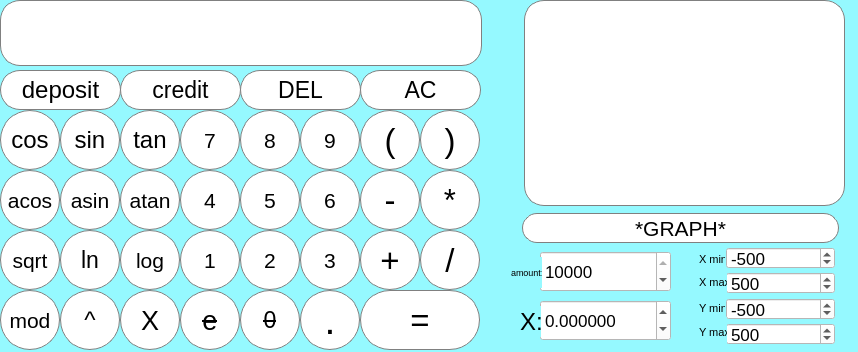
<?xml version="1.0" encoding="UTF-8"?>
<ui version="4.0">
 <class>MainWindow</class>
 <widget class="QMainWindow" name="MainWindow">
  <property name="enabled">
   <bool>true</bool>
  </property>
  <property name="geometry">
   <rect>
    <x>0</x>
    <y>0</y>
    <width>858</width>
    <height>352</height>
   </rect>
  </property>
  <property name="font">
   <font>
    <pointsize>13</pointsize>
   </font>
  </property>
  <property name="windowTitle">
   <string>MainWindow</string>
  </property>
  <widget class="QWidget" name="centralwidget">
   <property name="styleSheet">
    <string notr="true">QWidget{
  background-color: rgb(149, 249, 255);
}</string>
   </property>
   <widget class="QPushButton" name="pushButton">
    <property name="geometry">
     <rect>
      <x>0</x>
      <y>110</y>
      <width>60</width>
      <height>60</height>
     </rect>
    </property>
    <property name="font">
     <font>
      <pointsize>18</pointsize>
     </font>
    </property>
    <property name="styleSheet">
     <string notr="true">QPushButton {
  background-color: white;
  color: black; 
  border: 1px solid gray;
  border-radius: 30px;
}

QPushButton:pressed {
    background-color: qlineargradient(x1: 0, y1: 0, x2: 0, y2: 1,
                                      stop: 0 #FF7832, stop: 1 #FF9739);
}
</string>
    </property>
    <property name="text">
     <string>cos</string>
    </property>
    <attribute name="buttonGroup">
     <string notr="true">buttonGroup</string>
    </attribute>
   </widget>
   <widget class="QPushButton" name="pushButton_2">
    <property name="geometry">
     <rect>
      <x>0</x>
      <y>170</y>
      <width>60</width>
      <height>60</height>
     </rect>
    </property>
    <property name="font">
     <font>
      <pointsize>16</pointsize>
     </font>
    </property>
    <property name="styleSheet">
     <string notr="true">QPushButton {
  background-color: white;
  color: black; 
  border: 1px solid gray;
  border-radius: 30px;
}

QPushButton:pressed {
    background-color: qlineargradient(x1: 0, y1: 0, x2: 0, y2: 1,
                                      stop: 0 #FF7832, stop: 1 #FF9739);
}
</string>
    </property>
    <property name="text">
     <string>acos</string>
    </property>
    <attribute name="buttonGroup">
     <string notr="true">buttonGroup</string>
    </attribute>
   </widget>
   <widget class="QPushButton" name="pushButton_3">
    <property name="geometry">
     <rect>
      <x>0</x>
      <y>230</y>
      <width>60</width>
      <height>60</height>
     </rect>
    </property>
    <property name="font">
     <font>
      <pointsize>16</pointsize>
     </font>
    </property>
    <property name="styleSheet">
     <string notr="true">QPushButton {
  background-color: white;
  color: black; 
  border: 1px solid gray;
  border-radius: 30px;
}

QPushButton:pressed {
    background-color: qlineargradient(x1: 0, y1: 0, x2: 0, y2: 1,
                                      stop: 0 #FF7832, stop: 1 #FF9739);
}
</string>
    </property>
    <property name="text">
     <string>sqrt</string>
    </property>
    <attribute name="buttonGroup">
     <string notr="true">buttonGroup</string>
    </attribute>
   </widget>
   <widget class="QPushButton" name="pushButton_4">
    <property name="geometry">
     <rect>
      <x>0</x>
      <y>290</y>
      <width>60</width>
      <height>60</height>
     </rect>
    </property>
    <property name="font">
     <font>
      <pointsize>16</pointsize>
     </font>
    </property>
    <property name="styleSheet">
     <string notr="true">QPushButton {
  background-color: white;
  color: black; 
  border: 1px solid gray;
  border-radius: 30px;
}

QPushButton:pressed {
    background-color: qlineargradient(x1: 0, y1: 0, x2: 0, y2: 1,
                                      stop: 0 #FF7832, stop: 1 #FF9739);
}
</string>
    </property>
    <property name="text">
     <string>mod</string>
    </property>
    <attribute name="buttonGroup">
     <string notr="true">buttonGroup</string>
    </attribute>
   </widget>
   <widget class="QPushButton" name="pushButton_5">
    <property name="geometry">
     <rect>
      <x>60</x>
      <y>110</y>
      <width>60</width>
      <height>60</height>
     </rect>
    </property>
    <property name="font">
     <font>
      <pointsize>18</pointsize>
     </font>
    </property>
    <property name="styleSheet">
     <string notr="true">QPushButton {
  background-color: white;
  color: black; 
  border: 1px solid gray;
  border-radius: 30px;
}

QPushButton:pressed {
    background-color: qlineargradient(x1: 0, y1: 0, x2: 0, y2: 1,
                                      stop: 0 #FF7832, stop: 1 #FF9739);
}
</string>
    </property>
    <property name="text">
     <string>sin</string>
    </property>
    <attribute name="buttonGroup">
     <string notr="true">buttonGroup</string>
    </attribute>
   </widget>
   <widget class="QPushButton" name="pushButton_6">
    <property name="geometry">
     <rect>
      <x>60</x>
      <y>230</y>
      <width>60</width>
      <height>60</height>
     </rect>
    </property>
    <property name="font">
     <font>
      <pointsize>17</pointsize>
     </font>
    </property>
    <property name="styleSheet">
     <string notr="true">QPushButton {
  background-color: white;
  color: black; 
  border: 1px solid gray;
  border-radius: 30px;
}

QPushButton:pressed {
    background-color: qlineargradient(x1: 0, y1: 0, x2: 0, y2: 1,
                                      stop: 0 #FF7832, stop: 1 #FF9739);
}
</string>
    </property>
    <property name="text">
     <string>ln</string>
    </property>
    <attribute name="buttonGroup">
     <string notr="true">buttonGroup</string>
    </attribute>
   </widget>
   <widget class="QPushButton" name="pushButton_7">
    <property name="geometry">
     <rect>
      <x>60</x>
      <y>290</y>
      <width>60</width>
      <height>60</height>
     </rect>
    </property>
    <property name="font">
     <font>
      <pointsize>18</pointsize>
     </font>
    </property>
    <property name="styleSheet">
     <string notr="true">QPushButton {
  background-color: white;
  color: black; 
  border: 1px solid gray;
  border-radius: 30px;
}

QPushButton:pressed {
    background-color: qlineargradient(x1: 0, y1: 0, x2: 0, y2: 1,
                                      stop: 0 #FF7832, stop: 1 #FF9739);
}
</string>
    </property>
    <property name="text">
     <string>^</string>
    </property>
    <attribute name="buttonGroup">
     <string notr="true">buttonGroup</string>
    </attribute>
   </widget>
   <widget class="QPushButton" name="pushButton_8">
    <property name="geometry">
     <rect>
      <x>60</x>
      <y>170</y>
      <width>60</width>
      <height>60</height>
     </rect>
    </property>
    <property name="font">
     <font>
      <pointsize>16</pointsize>
     </font>
    </property>
    <property name="styleSheet">
     <string notr="true">QPushButton {
  background-color: white;
  color: black; 
  border: 1px solid gray;
  border-radius: 30px;
}

QPushButton:pressed {
    background-color: qlineargradient(x1: 0, y1: 0, x2: 0, y2: 1,
                                      stop: 0 #FF7832, stop: 1 #FF9739);
}
</string>
    </property>
    <property name="text">
     <string>asin</string>
    </property>
    <attribute name="buttonGroup">
     <string notr="true">buttonGroup</string>
    </attribute>
   </widget>
   <widget class="QPushButton" name="pushButton_9">
    <property name="geometry">
     <rect>
      <x>120</x>
      <y>110</y>
      <width>60</width>
      <height>60</height>
     </rect>
    </property>
    <property name="font">
     <font>
      <pointsize>18</pointsize>
     </font>
    </property>
    <property name="styleSheet">
     <string notr="true">QPushButton {
  background-color: white;
  color: black; 
  border: 1px solid gray;
  border-radius: 30px;
}

QPushButton:pressed {
    background-color: qlineargradient(x1: 0, y1: 0, x2: 0, y2: 1,
                                      stop: 0 #FF7832, stop: 1 #FF9739);
}
</string>
    </property>
    <property name="text">
     <string>tan</string>
    </property>
    <attribute name="buttonGroup">
     <string notr="true">buttonGroup</string>
    </attribute>
   </widget>
   <widget class="QPushButton" name="pushButton_10">
    <property name="geometry">
     <rect>
      <x>120</x>
      <y>290</y>
      <width>60</width>
      <height>60</height>
     </rect>
    </property>
    <property name="font">
     <font>
      <pointsize>20</pointsize>
      <kerning>true</kerning>
     </font>
    </property>
    <property name="styleSheet">
     <string notr="true">QPushButton {
  background-color: white;
  color: black; 
  border: 1px solid gray;
  border-radius: 30px;
}

QPushButton:pressed {
    background-color: qlineargradient(x1: 0, y1: 0, x2: 0, y2: 1,
                                      stop: 0 #FF7832, stop: 1 #FF9739);
}
</string>
    </property>
    <property name="text">
     <string>X</string>
    </property>
    <attribute name="buttonGroup">
     <string notr="true">buttonGroup</string>
    </attribute>
   </widget>
   <widget class="QPushButton" name="pushButton_11">
    <property name="geometry">
     <rect>
      <x>120</x>
      <y>230</y>
      <width>60</width>
      <height>60</height>
     </rect>
    </property>
    <property name="font">
     <font>
      <pointsize>16</pointsize>
     </font>
    </property>
    <property name="styleSheet">
     <string notr="true">QPushButton {
  background-color: white;
  color: black; 
  border: 1px solid gray;
  border-radius: 30px;
}

QPushButton:pressed {
    background-color: qlineargradient(x1: 0, y1: 0, x2: 0, y2: 1,
                                      stop: 0 #FF7832, stop: 1 #FF9739);
}
</string>
    </property>
    <property name="text">
     <string>log</string>
    </property>
    <attribute name="buttonGroup">
     <string notr="true">buttonGroup</string>
    </attribute>
   </widget>
   <widget class="QPushButton" name="pushButton_12">
    <property name="geometry">
     <rect>
      <x>120</x>
      <y>170</y>
      <width>60</width>
      <height>60</height>
     </rect>
    </property>
    <property name="font">
     <font>
      <pointsize>16</pointsize>
     </font>
    </property>
    <property name="styleSheet">
     <string notr="true">QPushButton {
  background-color: white;
  color: black; 
  border: 1px solid gray;
  border-radius: 30px;
}

QPushButton:pressed {
    background-color: qlineargradient(x1: 0, y1: 0, x2: 0, y2: 1,
                                      stop: 0 #FF7832, stop: 1 #FF9739);
}
</string>
    </property>
    <property name="text">
     <string>atan</string>
    </property>
    <attribute name="buttonGroup">
     <string notr="true">buttonGroup</string>
    </attribute>
   </widget>
   <widget class="QPushButton" name="pushButton_13">
    <property name="geometry">
     <rect>
      <x>180</x>
      <y>110</y>
      <width>60</width>
      <height>60</height>
     </rect>
    </property>
    <property name="font">
     <font>
      <pointsize>16</pointsize>
     </font>
    </property>
    <property name="styleSheet">
     <string notr="true">QPushButton {
  background-color: white;
  color: black; 
  border: 1px solid gray;
  border-radius: 30px;
}

QPushButton:pressed {
    background-color: qlineargradient(x1: 0, y1: 0, x2: 0, y2: 1,
                                      stop: 0 #FF7832, stop: 1 #FF9739);
}
</string>
    </property>
    <property name="text">
     <string>7</string>
    </property>
    <attribute name="buttonGroup">
     <string notr="true">buttonGroup</string>
    </attribute>
   </widget>
   <widget class="QPushButton" name="pushButton_14">
    <property name="geometry">
     <rect>
      <x>240</x>
      <y>290</y>
      <width>60</width>
      <height>60</height>
     </rect>
    </property>
    <property name="font">
     <font>
      <pointsize>17</pointsize>
      <italic>false</italic>
      <bold>false</bold>
      <strikeout>true</strikeout>
     </font>
    </property>
    <property name="styleSheet">
     <string notr="true">QPushButton {
  background-color: white;
  color: black; 
  border: 1px solid gray;
  border-radius: 30px;
}

QPushButton:pressed {
    background-color: qlineargradient(x1: 0, y1: 0, x2: 0, y2: 1,
                                      stop: 0 #FF7832, stop: 1 #FF9739);
}
</string>
    </property>
    <property name="text">
     <string>0</string>
    </property>
    <attribute name="buttonGroup">
     <string notr="true">buttonGroup</string>
    </attribute>
   </widget>
   <widget class="QPushButton" name="pushButton_15">
    <property name="geometry">
     <rect>
      <x>180</x>
      <y>170</y>
      <width>60</width>
      <height>60</height>
     </rect>
    </property>
    <property name="font">
     <font>
      <pointsize>16</pointsize>
     </font>
    </property>
    <property name="styleSheet">
     <string notr="true">QPushButton {
  background-color: white;
  color: black; 
  border: 1px solid gray;
  border-radius: 30px;
}

QPushButton:pressed {
    background-color: qlineargradient(x1: 0, y1: 0, x2: 0, y2: 1,
                                      stop: 0 #FF7832, stop: 1 #FF9739);
}
</string>
    </property>
    <property name="text">
     <string>4</string>
    </property>
    <attribute name="buttonGroup">
     <string notr="true">buttonGroup</string>
    </attribute>
   </widget>
   <widget class="QPushButton" name="pushButton_16">
    <property name="geometry">
     <rect>
      <x>180</x>
      <y>230</y>
      <width>60</width>
      <height>60</height>
     </rect>
    </property>
    <property name="font">
     <font>
      <pointsize>16</pointsize>
      <strikeout>false</strikeout>
     </font>
    </property>
    <property name="styleSheet">
     <string notr="true">QPushButton {
  background-color: white;
  color: black; 
  border: 1px solid gray;
  border-radius: 30px;
}

QPushButton:pressed {
    background-color: qlineargradient(x1: 0, y1: 0, x2: 0, y2: 1,
                                      stop: 0 #FF7832, stop: 1 #FF9739);
}
</string>
    </property>
    <property name="text">
     <string>1</string>
    </property>
    <attribute name="buttonGroup">
     <string notr="true">buttonGroup</string>
    </attribute>
   </widget>
   <widget class="QPushButton" name="pushButton_17">
    <property name="geometry">
     <rect>
      <x>240</x>
      <y>110</y>
      <width>60</width>
      <height>60</height>
     </rect>
    </property>
    <property name="font">
     <font>
      <pointsize>16</pointsize>
     </font>
    </property>
    <property name="styleSheet">
     <string notr="true">QPushButton {
  background-color: white;
  color: black; 
  border: 1px solid gray;
  border-radius: 30px;
}

QPushButton:pressed {
    background-color: qlineargradient(x1: 0, y1: 0, x2: 0, y2: 1,
                                      stop: 0 #FF7832, stop: 1 #FF9739);
}
</string>
    </property>
    <property name="text">
     <string>8</string>
    </property>
    <attribute name="buttonGroup">
     <string notr="true">buttonGroup</string>
    </attribute>
   </widget>
   <widget class="QPushButton" name="pushButton_18">
    <property name="geometry">
     <rect>
      <x>240</x>
      <y>230</y>
      <width>60</width>
      <height>60</height>
     </rect>
    </property>
    <property name="font">
     <font>
      <pointsize>16</pointsize>
     </font>
    </property>
    <property name="styleSheet">
     <string notr="true">QPushButton {
  background-color: white;
  color: black; 
  border: 1px solid gray;
  border-radius: 30px;
}

QPushButton:pressed {
    background-color: qlineargradient(x1: 0, y1: 0, x2: 0, y2: 1,
                                      stop: 0 #FF7832, stop: 1 #FF9739);
}
</string>
    </property>
    <property name="text">
     <string>2</string>
    </property>
    <attribute name="buttonGroup">
     <string notr="true">buttonGroup</string>
    </attribute>
   </widget>
   <widget class="QPushButton" name="pushButton_20">
    <property name="geometry">
     <rect>
      <x>240</x>
      <y>170</y>
      <width>60</width>
      <height>60</height>
     </rect>
    </property>
    <property name="font">
     <font>
      <pointsize>16</pointsize>
     </font>
    </property>
    <property name="styleSheet">
     <string notr="true">QPushButton {
  background-color: white;
  color: black; 
  border: 1px solid gray;
  border-radius: 30px;
}

QPushButton:pressed {
    background-color: qlineargradient(x1: 0, y1: 0, x2: 0, y2: 1,
                                      stop: 0 #FF7832, stop: 1 #FF9739);
}
</string>
    </property>
    <property name="text">
     <string>5</string>
    </property>
    <attribute name="buttonGroup">
     <string notr="true">buttonGroup</string>
    </attribute>
   </widget>
   <widget class="QPushButton" name="pushButton_21">
    <property name="geometry">
     <rect>
      <x>300</x>
      <y>110</y>
      <width>60</width>
      <height>60</height>
     </rect>
    </property>
    <property name="font">
     <font>
      <pointsize>16</pointsize>
     </font>
    </property>
    <property name="styleSheet">
     <string notr="true">QPushButton {
  background-color: white;
  color: black; 
  border: 1px solid gray;
  border-radius: 30px;
}

QPushButton:pressed {
    background-color: qlineargradient(x1: 0, y1: 0, x2: 0, y2: 1,
                                      stop: 0 #FF7832, stop: 1 #FF9739);
}
</string>
    </property>
    <property name="text">
     <string>9</string>
    </property>
    <attribute name="buttonGroup">
     <string notr="true">buttonGroup</string>
    </attribute>
   </widget>
   <widget class="QPushButton" name="pushButton_22">
    <property name="geometry">
     <rect>
      <x>300</x>
      <y>170</y>
      <width>60</width>
      <height>60</height>
     </rect>
    </property>
    <property name="font">
     <font>
      <pointsize>16</pointsize>
     </font>
    </property>
    <property name="styleSheet">
     <string notr="true">QPushButton {
  background-color: white;
  color: black; 
  border: 1px solid gray;
  border-radius: 30px;
}

QPushButton:pressed {
    background-color: qlineargradient(x1: 0, y1: 0, x2: 0, y2: 1,
                                      stop: 0 #FF7832, stop: 1 #FF9739);
}
</string>
    </property>
    <property name="text">
     <string>6</string>
    </property>
    <attribute name="buttonGroup">
     <string notr="true">buttonGroup</string>
    </attribute>
   </widget>
   <widget class="QPushButton" name="pushButton_24">
    <property name="geometry">
     <rect>
      <x>300</x>
      <y>230</y>
      <width>60</width>
      <height>60</height>
     </rect>
    </property>
    <property name="font">
     <font>
      <pointsize>16</pointsize>
     </font>
    </property>
    <property name="styleSheet">
     <string notr="true">QPushButton {
  background-color: white;
  color: black; 
  border: 1px solid gray;
  border-radius: 30px;
}

QPushButton:pressed {
    background-color: qlineargradient(x1: 0, y1: 0, x2: 0, y2: 1,
                                      stop: 0 #FF7832, stop: 1 #FF9739);
}
</string>
    </property>
    <property name="text">
     <string>3</string>
    </property>
    <attribute name="buttonGroup">
     <string notr="true">buttonGroup</string>
    </attribute>
   </widget>
   <widget class="QPushButton" name="pushButton_25">
    <property name="geometry">
     <rect>
      <x>420</x>
      <y>230</y>
      <width>60</width>
      <height>60</height>
     </rect>
    </property>
    <property name="font">
     <font>
      <pointsize>25</pointsize>
     </font>
    </property>
    <property name="styleSheet">
     <string notr="true">QPushButton {
  background-color: white;
  color: black; 
  border: 1px solid gray;
  border-radius: 30px;
}

QPushButton:pressed {
    background-color: qlineargradient(x1: 0, y1: 0, x2: 0, y2: 1,
                                      stop: 0 #FF7832, stop: 1 #FF9739);
}
</string>
    </property>
    <property name="text">
     <string>/</string>
    </property>
    <attribute name="buttonGroup">
     <string notr="true">buttonGroup</string>
    </attribute>
   </widget>
   <widget class="QPushButton" name="pushButton_26">
    <property name="geometry">
     <rect>
      <x>360</x>
      <y>230</y>
      <width>60</width>
      <height>60</height>
     </rect>
    </property>
    <property name="font">
     <font>
      <pointsize>25</pointsize>
     </font>
    </property>
    <property name="styleSheet">
     <string notr="true">QPushButton {
  background-color: white;
  color: black; 
  border: 1px solid gray;
  border-radius: 30px;
}

QPushButton:pressed {
    background-color: qlineargradient(x1: 0, y1: 0, x2: 0, y2: 1,
                                      stop: 0 #FF7832, stop: 1 #FF9739);
}
</string>
    </property>
    <property name="text">
     <string>+</string>
    </property>
    <attribute name="buttonGroup">
     <string notr="true">buttonGroup</string>
    </attribute>
   </widget>
   <widget class="QPushButton" name="pushButton_27">
    <property name="geometry">
     <rect>
      <x>420</x>
      <y>170</y>
      <width>60</width>
      <height>60</height>
     </rect>
    </property>
    <property name="font">
     <font>
      <pointsize>23</pointsize>
     </font>
    </property>
    <property name="styleSheet">
     <string notr="true">QPushButton {
  background-color: white;
  color: black; 
  border: 1px solid gray;
  border-radius: 30px;
}

QPushButton:pressed {
    background-color: qlineargradient(x1: 0, y1: 0, x2: 0, y2: 1,
                                      stop: 0 #FF7832, stop: 1 #FF9739);
}
</string>
    </property>
    <property name="text">
     <string>*</string>
    </property>
    <attribute name="buttonGroup">
     <string notr="true">buttonGroup</string>
    </attribute>
   </widget>
   <widget class="QPushButton" name="pushButton_28">
    <property name="geometry">
     <rect>
      <x>360</x>
      <y>170</y>
      <width>60</width>
      <height>60</height>
     </rect>
    </property>
    <property name="font">
     <font>
      <pointsize>25</pointsize>
     </font>
    </property>
    <property name="styleSheet">
     <string notr="true">QPushButton {
  background-color: white;
  color: black; 
  border: 1px solid gray;
  border-radius: 30px;
}

QPushButton:pressed {
    background-color: qlineargradient(x1: 0, y1: 0, x2: 0, y2: 1,
                                      stop: 0 #FF7832, stop: 1 #FF9739);
}
</string>
    </property>
    <property name="text">
     <string>-</string>
    </property>
    <attribute name="buttonGroup">
     <string notr="true">buttonGroup</string>
    </attribute>
   </widget>
   <widget class="QPushButton" name="pushButton_30">
    <property name="geometry">
     <rect>
      <x>360</x>
      <y>110</y>
      <width>60</width>
      <height>60</height>
     </rect>
    </property>
    <property name="font">
     <font>
      <pointsize>25</pointsize>
     </font>
    </property>
    <property name="styleSheet">
     <string notr="true">QPushButton {
  background-color: white;
  color: black; 
  border: 1px solid gray;
  border-radius: 30px;
}

QPushButton:pressed {
    background-color: qlineargradient(x1: 0, y1: 0, x2: 0, y2: 1,
                                      stop: 0 #FF7832, stop: 1 #FF9739);
}
</string>
    </property>
    <property name="text">
     <string>(</string>
    </property>
    <attribute name="buttonGroup">
     <string notr="true">buttonGroup</string>
    </attribute>
   </widget>
   <widget class="QPushButton" name="pushButton_31">
    <property name="geometry">
     <rect>
      <x>420</x>
      <y>110</y>
      <width>60</width>
      <height>60</height>
     </rect>
    </property>
    <property name="font">
     <font>
      <pointsize>25</pointsize>
     </font>
    </property>
    <property name="styleSheet">
     <string notr="true">QPushButton {
  background-color: white;
  color: black; 
  border: 1px solid gray;
  border-radius: 30px;
}

QPushButton:pressed {
    background-color: qlineargradient(x1: 0, y1: 0, x2: 0, y2: 1,
                                      stop: 0 #FF7832, stop: 1 #FF9739);
}
</string>
    </property>
    <property name="text">
     <string>)</string>
    </property>
    <attribute name="buttonGroup">
     <string notr="true">buttonGroup</string>
    </attribute>
   </widget>
   <widget class="QPushButton" name="enter_but">
    <property name="geometry">
     <rect>
      <x>360</x>
      <y>290</y>
      <width>120</width>
      <height>60</height>
     </rect>
    </property>
    <property name="font">
     <font>
      <pointsize>25</pointsize>
     </font>
    </property>
    <property name="styleSheet">
     <string notr="true">QPushButton {
  background-color: white;
  color: black; 
  border: 1px solid gray;
  border-radius: 30px;
}

QPushButton:pressed {
    background-color: qlineargradient(x1: 0, y1: 0, x2: 0, y2: 1,
                                      stop: 0 #FF7832, stop: 1 #FF9739);
}
</string>
    </property>
    <property name="text">
     <string>=</string>
    </property>
   </widget>
   <widget class="QLineEdit" name="main_line">
    <property name="geometry">
     <rect>
      <x>0</x>
      <y>0</y>
      <width>482</width>
      <height>66</height>
     </rect>
    </property>
    <property name="font">
     <font>
      <pointsize>20</pointsize>
     </font>
    </property>
    <property name="styleSheet">
     <string notr="true">QLineEdit {
	qproperty-alignment: 'AlignVCenter | AlignLeft';
	color: black;
	background-color: white;
  	border: 1px solid gray;
  	border-radius: 20px;
}
</string>
    </property>
    <property name="alignment">
     <set>Qt::AlignRight|Qt::AlignTrailing|Qt::AlignVCenter</set>
    </property>
   </widget>
   <widget class="QPushButton" name="credit_but">
    <property name="geometry">
     <rect>
      <x>120</x>
      <y>70</y>
      <width>121</width>
      <height>40</height>
     </rect>
    </property>
    <property name="font">
     <font>
      <pointsize>17</pointsize>
     </font>
    </property>
    <property name="styleSheet">
     <string notr="true">QPushButton {
  background-color: white;
  color: black; 
  border: 1px solid gray;
  border-radius: 20px;
}

QPushButton:pressed {
    background-color: qlineargradient(x1: 0, y1: 0, x2: 0, y2: 1,
                                      stop: 0 #FF7832, stop: 1 #FF9739);
}
</string>
    </property>
    <property name="text">
     <string>credit</string>
    </property>
   </widget>
   <widget class="QPushButton" name="deposit_but">
    <property name="geometry">
     <rect>
      <x>0</x>
      <y>70</y>
      <width>121</width>
      <height>40</height>
     </rect>
    </property>
    <property name="font">
     <font>
      <pointsize>18</pointsize>
     </font>
    </property>
    <property name="styleSheet">
     <string notr="true">QPushButton {
  background-color: white;
  color: black; 
  border: 1px solid gray;
  border-radius: 20px;
}

QPushButton:pressed {
    background-color: qlineargradient(x1: 0, y1: 0, x2: 0, y2: 1,
                                      stop: 0 #FF7832, stop: 1 #FF9739);
}
</string>
    </property>
    <property name="text">
     <string>deposit</string>
    </property>
   </widget>
   <widget class="QPushButton" name="pushButton_23">
    <property name="geometry">
     <rect>
      <x>300</x>
      <y>290</y>
      <width>60</width>
      <height>60</height>
     </rect>
    </property>
    <property name="font">
     <font>
      <pointsize>29</pointsize>
     </font>
    </property>
    <property name="styleSheet">
     <string notr="true">QPushButton {
  background-color: white;
  color: black; 
  border: 1px solid gray;
  border-radius: 30px;
}

QPushButton:pressed {
    background-color: qlineargradient(x1: 0, y1: 0, x2: 0, y2: 1,
                                      stop: 0 #FF7832, stop: 1 #FF9739);
}
</string>
    </property>
    <property name="text">
     <string>.</string>
    </property>
    <attribute name="buttonGroup">
     <string notr="true">buttonGroup</string>
    </attribute>
   </widget>
   <widget class="QPushButton" name="pushButton_19">
    <property name="geometry">
     <rect>
      <x>180</x>
      <y>290</y>
      <width>60</width>
      <height>60</height>
     </rect>
    </property>
    <property name="font">
     <font>
      <pointsize>20</pointsize>
      <italic>false</italic>
      <bold>false</bold>
      <strikeout>true</strikeout>
     </font>
    </property>
    <property name="styleSheet">
     <string notr="true">QPushButton {
  background-color: white;
  color: black; 
  border: 1px solid gray;
  border-radius: 30px;
}

QPushButton:pressed {
    background-color: qlineargradient(x1: 0, y1: 0, x2: 0, y2: 1,
                                      stop: 0 #FF7832, stop: 1 #FF9739);
}
</string>
    </property>
    <property name="text">
     <string>e</string>
    </property>
    <attribute name="buttonGroup">
     <string notr="true">buttonGroup</string>
    </attribute>
   </widget>
   <widget class="QPushButton" name="smallClean_but">
    <property name="geometry">
     <rect>
      <x>240</x>
      <y>70</y>
      <width>121</width>
      <height>40</height>
     </rect>
    </property>
    <property name="font">
     <font>
      <pointsize>17</pointsize>
     </font>
    </property>
    <property name="styleSheet">
     <string notr="true">QPushButton {
  background-color: white;
  color: black; 
  border: 1px solid gray;
  border-radius: 20px;
}

QPushButton:pressed {
    background-color: qlineargradient(x1: 0, y1: 0, x2: 0, y2: 1,
                                      stop: 0 #FF7832, stop: 1 #FF9739);
}
</string>
    </property>
    <property name="text">
     <string>DEL</string>
    </property>
   </widget>
   <widget class="QPushButton" name="bigClean_but">
    <property name="geometry">
     <rect>
      <x>360</x>
      <y>70</y>
      <width>121</width>
      <height>40</height>
     </rect>
    </property>
    <property name="font">
     <font>
      <pointsize>17</pointsize>
     </font>
    </property>
    <property name="styleSheet">
     <string notr="true">QPushButton {
  background-color: white;
  color: black; 
  border: 1px solid gray;
  border-radius: 20px;
}

QPushButton:pressed {
    background-color: qlineargradient(x1: 0, y1: 0, x2: 0, y2: 1,
                                      stop: 0 #FF7832, stop: 1 #FF9739);
}
</string>
    </property>
    <property name="text">
     <string>AC</string>
    </property>
   </widget>
   <widget class="QPushButton" name="graph_but">
    <property name="geometry">
     <rect>
      <x>522</x>
      <y>213</y>
      <width>317</width>
      <height>30</height>
     </rect>
    </property>
    <property name="font">
     <font>
      <pointsize>16</pointsize>
      <bold>false</bold>
      <underline>false</underline>
     </font>
    </property>
    <property name="styleSheet">
     <string notr="true">QPushButton {
  background-color: white;
  color: black; 
  border: 1px solid gray;
  border-radius: 15px;
}

QPushButton:pressed {
    background-color: qlineargradient(x1: 0, y1: 0, x2: 0, y2: 1,
                                      stop: 0 #FF7832, stop: 1 #FF9739);
}
</string>
    </property>
    <property name="text">
     <string>*GRAPH*</string>
    </property>
   </widget>
   <widget class="QDoubleSpinBox" name="x_value">
    <property name="geometry">
     <rect>
      <x>540</x>
      <y>300</y>
      <width>131</width>
      <height>41</height>
     </rect>
    </property>
    <property name="styleSheet">
     <string notr="true">QDoubleSpinBox {
	background-color: white;
	color: black;
}</string>
    </property>
    <property name="decimals">
     <number>6</number>
    </property>
    <property name="minimum">
     <double>-1000000000.000000000000000</double>
    </property>
    <property name="maximum">
     <double>1000000000.000000000000000</double>
    </property>
   </widget>
   <widget class="QSpinBox" name="Xmin">
    <property name="geometry">
     <rect>
      <x>726</x>
      <y>247</y>
      <width>109</width>
      <height>22</height>
     </rect>
    </property>
    <property name="styleSheet">
     <string notr="true">QSpinBox {
	background-color: white;
	color: black;
}</string>
    </property>
    <property name="minimum">
     <number>-1000000</number>
    </property>
    <property name="maximum">
     <number>0</number>
    </property>
    <property name="value">
     <number>-500</number>
    </property>
   </widget>
   <widget class="QSpinBox" name="Xmax">
    <property name="geometry">
     <rect>
      <x>726</x>
      <y>272</y>
      <width>109</width>
      <height>22</height>
     </rect>
    </property>
    <property name="styleSheet">
     <string notr="true">QSpinBox {
	background-color: white;
	color: black;
}</string>
    </property>
    <property name="minimum">
     <number>0</number>
    </property>
    <property name="maximum">
     <number>1000000</number>
    </property>
    <property name="singleStep">
     <number>0</number>
    </property>
    <property name="value">
     <number>500</number>
    </property>
   </widget>
   <widget class="QSpinBox" name="Ymin">
    <property name="geometry">
     <rect>
      <x>726</x>
      <y>298</y>
      <width>109</width>
      <height>22</height>
     </rect>
    </property>
    <property name="styleSheet">
     <string notr="true">QSpinBox {
	background-color: white;
	color: black;
}</string>
    </property>
    <property name="minimum">
     <number>-1000000</number>
    </property>
    <property name="maximum">
     <number>0</number>
    </property>
    <property name="value">
     <number>-500</number>
    </property>
   </widget>
   <widget class="QSpinBox" name="Ymax">
    <property name="geometry">
     <rect>
      <x>726</x>
      <y>323</y>
      <width>109</width>
      <height>22</height>
     </rect>
    </property>
    <property name="styleSheet">
     <string notr="true">QSpinBox {
	background-color: white;
	color: black;
}</string>
    </property>
    <property name="minimum">
     <number>0</number>
    </property>
    <property name="maximum">
     <number>1000000</number>
    </property>
    <property name="value">
     <number>500</number>
    </property>
   </widget>
   <widget class="QSpinBox" name="amount_of_points">
    <property name="geometry">
     <rect>
      <x>540</x>
      <y>251</y>
      <width>131</width>
      <height>41</height>
     </rect>
    </property>
    <property name="styleSheet">
     <string notr="true">QSpinBox {
	background-color: white;
	color: black;
}</string>
    </property>
    <property name="maximum">
     <number>10000</number>
    </property>
    <property name="singleStep">
     <number>100</number>
    </property>
    <property name="value">
     <number>10000</number>
    </property>
   </widget>
   <widget class="QLabel" name="label">
    <property name="geometry">
     <rect>
      <x>511</x>
      <y>257</y>
      <width>31</width>
      <height>31</height>
     </rect>
    </property>
    <property name="font">
     <font>
      <pointsize>7</pointsize>
     </font>
    </property>
    <property name="text">
     <string>amount: </string>
    </property>
   </widget>
   <widget class="QLabel" name="label_2">
    <property name="geometry">
     <rect>
      <x>520</x>
      <y>306</y>
      <width>21</width>
      <height>31</height>
     </rect>
    </property>
    <property name="font">
     <font>
      <pointsize>18</pointsize>
     </font>
    </property>
    <property name="text">
     <string>X:</string>
    </property>
   </widget>
   <widget class="QLabel" name="label_3">
    <property name="geometry">
     <rect>
      <x>699</x>
      <y>244</y>
      <width>26</width>
      <height>31</height>
     </rect>
    </property>
    <property name="font">
     <font>
      <pointsize>8</pointsize>
     </font>
    </property>
    <property name="text">
     <string>X min:</string>
    </property>
   </widget>
   <widget class="QLabel" name="label_4">
    <property name="geometry">
     <rect>
      <x>699</x>
      <y>267</y>
      <width>28</width>
      <height>31</height>
     </rect>
    </property>
    <property name="font">
     <font>
      <pointsize>8</pointsize>
     </font>
    </property>
    <property name="text">
     <string>X max:</string>
    </property>
   </widget>
   <widget class="QLabel" name="label_5">
    <property name="geometry">
     <rect>
      <x>710</x>
      <y>353</y>
      <width>28</width>
      <height>31</height>
     </rect>
    </property>
    <property name="font">
     <font>
      <pointsize>8</pointsize>
     </font>
    </property>
    <property name="text">
     <string>X max:</string>
    </property>
   </widget>
   <widget class="QLabel" name="label_6">
    <property name="geometry">
     <rect>
      <x>699</x>
      <y>293</y>
      <width>26</width>
      <height>31</height>
     </rect>
    </property>
    <property name="font">
     <font>
      <pointsize>8</pointsize>
     </font>
    </property>
    <property name="text">
     <string>Y min:</string>
    </property>
   </widget>
   <widget class="QLabel" name="label_7">
    <property name="geometry">
     <rect>
      <x>699</x>
      <y>317</y>
      <width>28</width>
      <height>31</height>
     </rect>
    </property>
    <property name="font">
     <font>
      <pointsize>8</pointsize>
     </font>
    </property>
    <property name="text">
     <string>Y max:</string>
    </property>
   </widget>
   <widget class="QCustomPlot" name="widget" native="true">
    <property name="geometry">
     <rect>
      <x>524</x>
      <y>0</y>
      <width>321</width>
      <height>206</height>
     </rect>
    </property>
    <property name="styleSheet">
     <string notr="true">QWidget{
	color: black;
	background-color: white;
  	border: 1px solid gray;
  	border-radius: 20px;
}
</string>
    </property>
   </widget>
   <zorder>pushButton</zorder>
   <zorder>pushButton_2</zorder>
   <zorder>pushButton_3</zorder>
   <zorder>pushButton_4</zorder>
   <zorder>pushButton_5</zorder>
   <zorder>pushButton_6</zorder>
   <zorder>pushButton_7</zorder>
   <zorder>pushButton_8</zorder>
   <zorder>pushButton_9</zorder>
   <zorder>pushButton_10</zorder>
   <zorder>pushButton_11</zorder>
   <zorder>pushButton_12</zorder>
   <zorder>pushButton_13</zorder>
   <zorder>pushButton_14</zorder>
   <zorder>pushButton_15</zorder>
   <zorder>pushButton_16</zorder>
   <zorder>pushButton_17</zorder>
   <zorder>pushButton_18</zorder>
   <zorder>pushButton_20</zorder>
   <zorder>pushButton_21</zorder>
   <zorder>pushButton_22</zorder>
   <zorder>pushButton_24</zorder>
   <zorder>pushButton_25</zorder>
   <zorder>pushButton_26</zorder>
   <zorder>pushButton_27</zorder>
   <zorder>pushButton_28</zorder>
   <zorder>pushButton_30</zorder>
   <zorder>pushButton_31</zorder>
   <zorder>enter_but</zorder>
   <zorder>credit_but</zorder>
   <zorder>deposit_but</zorder>
   <zorder>main_line</zorder>
   <zorder>pushButton_23</zorder>
   <zorder>pushButton_19</zorder>
   <zorder>smallClean_but</zorder>
   <zorder>bigClean_but</zorder>
   <zorder>graph_but</zorder>
   <zorder>x_value</zorder>
   <zorder>Xmin</zorder>
   <zorder>Xmax</zorder>
   <zorder>Ymin</zorder>
   <zorder>Ymax</zorder>
   <zorder>amount_of_points</zorder>
   <zorder>label</zorder>
   <zorder>label_2</zorder>
   <zorder>label_3</zorder>
   <zorder>label_4</zorder>
   <zorder>label_5</zorder>
   <zorder>label_6</zorder>
   <zorder>label_7</zorder>
   <zorder>widget</zorder>
  </widget>
 </widget>
 <customwidgets>
  <customwidget>
   <class>QCustomPlot</class>
   <extends>QWidget</extends>
   <header>qcustomplot.h</header>
   <container>1</container>
  </customwidget>
 </customwidgets>
 <resources/>
 <connections/>
 <buttongroups>
  <buttongroup name="buttonGroup"/>
 </buttongroups>
</ui>
